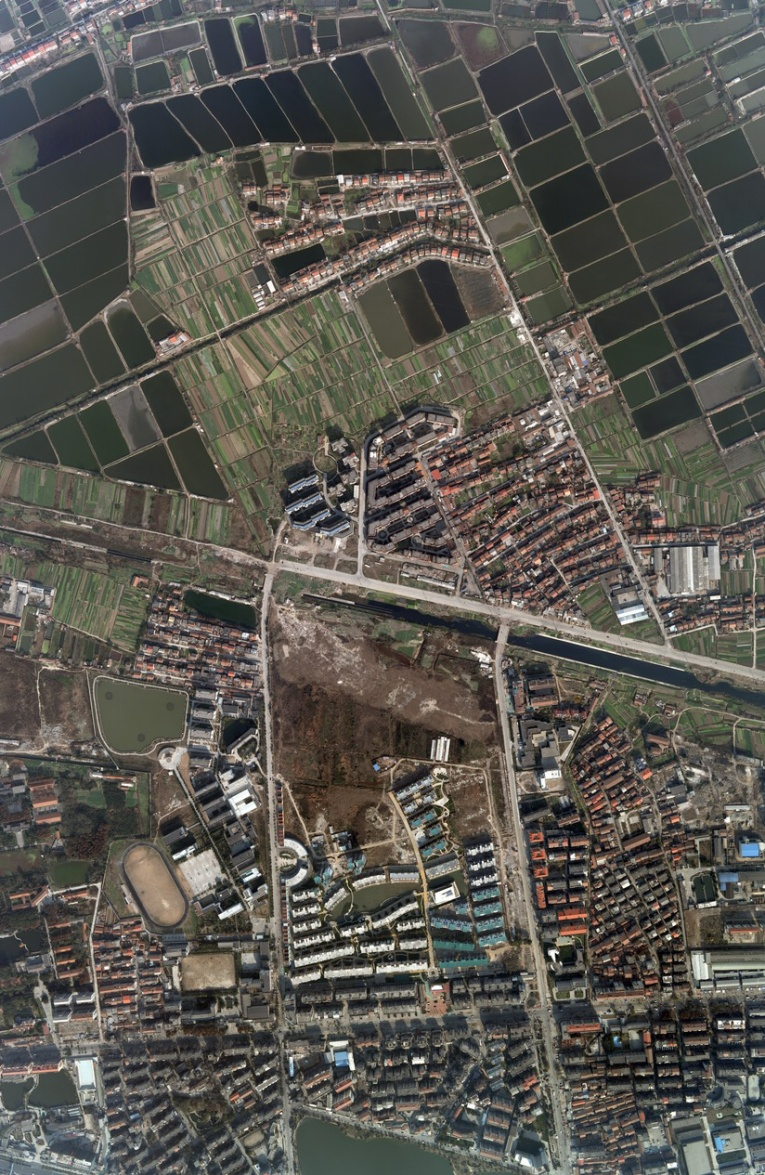
//> input picture pic3.jpg, 765 x 1175 px
$ ./matching pic3.jpg pic4.jpg   (built with g++ and OpenCV 4)
//> lines starting //> are read from the running program, lines starting //| are printed output that depends on the picture
// ============================================================================
//  摄影测量学（数字部分）编程题 1
//  相关系数匹配 + 最小二乘匹配（LSM）精化
//
//  编译（Release x64，可直接运行文件夹里的 build.bat，等价的命令是）：
//      cl /O2 /MT /EHsc /I "C:\opencv\04_opencv_4100\opencv\build\include" ^
//         matching.cpp /Fe:Matching.exe ^
//         /link /LIBPATH:"C:\opencv\04_opencv_4100\opencv\build\x64\vc16\lib" ^
//         opencv_world4100.lib
//
//  注意：exe 运行时需要同文件夹里的 opencv_world4100.dll，
//  提交时把 exe 和这个 dll 放在一起即可。
//
//  用法（三种都行）：
//      1) 双击 Matching.exe，按提示输入影像路径和参数，回车表示用默认值
//      2) 把左、右两张影像一起拖到 Matching.exe 图标上
//      3) 命令行：Matching.exe 左影像 右影像
//
//  输出：tiepoints.csv（同名点坐标）  result.bmp（匹配结果图）
// ============================================================================

#include <iostream>
#include <fstream>
#include <iomanip>
#include <vector>
#include <string>
#include <cmath>
#include <cstdlib>
#include <algorithm>
#include <cstdio>
using namespace std;

// OpenCV 只用来做一件事：把 bmp / jpg / png 文件读成灰度图（imread）。
// png、jpg 是压缩格式，必须解码才能拿到像素；金字塔、相关系数、
// 最小二乘、画结果图这些算法全部用下面的代码自己实现。
#include <opencv2/opencv.hpp>

// ============================================================================
//  一、数据结构
// ============================================================================

// 灰度影像：宽 w、高 h，像素按行存放，pix[y*w + x] 就是 (x,y) 处的灰度
struct GrayImage
{
    int w;
    int h;
    vector<unsigned char> pix;

    GrayImage() { w = 0; h = 0; }

    // 取 (x,y) 处的灰度
    unsigned char at(int x, int y) const { return pix[y * w + x]; }
};

// 彩色影像，只用来画结果图（每个像素 3 个字节：R、G、B）
struct RgbImage
{
    int w;
    int h;
    vector<unsigned char> pix;

    RgbImage() { w = 0; h = 0; }

    void set(int x, int y, unsigned char r, unsigned char g, unsigned char b)
    {
        if (x < 0 || y < 0 || x >= w || y >= h) return;   // 越界就不画
        int i = (y * w + x) * 3;
        pix[i] = r; pix[i + 1] = g; pix[i + 2] = b;
    }
};

// 一个同名点
struct TiePoint
{
    double xl, yl;        // 左影像坐标（格网点）
    double xr, yr;        // 右影像坐标（相关系数匹配的结果，整像素）
    double ncc0;          // 相关系数

    double xrL, yrL;      // 最小二乘精化后的右影像坐标（亚像素）
    double nccL;          // 精化后重新算的相关系数
    int    iter;          // 迭代次数
    bool   lsmOk;         // 精化是否成功

    bool   keep;          // 是否通过粗差检查

    TiePoint()
    {
        xl = yl = xr = yr = ncc0 = 0;
        xrL = yrL = nccL = 0;
        iter = 0;
        lsmOk = false;
        keep = true;
    }
};

// 最小二乘匹配的结果
struct LsmResult
{
    double a[3];          // 几何变形参数：x' = a0 + a1*u + a2*v
    double b[3];          //                 y' = b0 + b1*u + b2*v
    double h0, h1;        // 辐射变形参数：g = h0 + h1*(f - f均值)
    double xr, yr;        // 同名点坐标（u=v=0 时的 x'、y'）
    double ncc;           // 精化后的相关系数
    int    iter;          // 实际迭代次数
    bool   ok;            // 是否成功

    // [8 lines left out: function LsmResult, not called in this run]
};

// 粗定位的结果：整体位移（右影像相对左影像平移了多少像素）
struct ShiftResult
{
    int dx, dy;
    double ncc;

    ShiftResult() { dx = 0; dy = 0; ncc = -2.0; }
};

// ============================================================================
//  二、读图 / 存图
// ============================================================================

// 读入一张影像（bmp / jpg / png 都行），转成 8 位灰度。
// 压缩格式的解码交给 OpenCV 的 imread（第二个参数 IMREAD_GRAYSCALE
// 表示读进来直接转灰度），像素拷到我们自己的数组里，后面的算法
// 全部用自己的代码实现。
bool readImage(const char* filename, GrayImage& img)
{
    cv::Mat m = cv::imread(filename, cv::IMREAD_GRAYSCALE);
    if (m.empty()) return false;                  // 文件不存在或格式不支持

    img.w = m.cols;
    img.h = m.rows;
    img.pix.resize(img.w * img.h);
    for (int y = 0; y < img.h; ++y)
        for (int x = 0; x < img.w; ++x)
            img.pix[y * img.w + x] = m.at<unsigned char>(y, x);
    return true;
}

// ---- 存 24 位 BMP（结果图用）----
// BMP 格式没有压缩，文件里就是一行行的像素，写起来最简单，
// 任何看图软件都能打开。文件开头是两个头，照着 BMP 格式说明写：

// 文件头（14 字节）：文件类型、大小、像素数据从第几字节开始
#pragma pack(push, 1)                             // 这两个头必须一个字节都不多
struct BmpFileHead
{
    unsigned short type;      // "BM" 两个字符
    unsigned int   size;      // 整个文件的字节数
    unsigned short r1, r2;    // 保留位，填 0
    unsigned int   offset;    // 像素数据离文件开头的字节数（14 + 40 = 54）
};

// 信息头（40 字节）：图像的宽、高、每个像素几个比特等
struct BmpInfoHead
{
    unsigned int   size;      // 本头的字节数（40）
    int            width;     // 图像宽（像素）
    int            height;    // 图像高（正数表示像素自下而上存放）
    unsigned short planes;    // 固定填 1
    unsigned short bits;      // 每像素比特数，这里用 24（真彩色）
    unsigned int   comp;      // 压缩方式，0 表示不压缩
    unsigned int   imgSize;   // 像素数据的字节数
    int            xppm, yppm;       // 分辨率，随便填
    unsigned int   clrUsed, clrImp;  // 调色板，24 位图用不到，填 0
};
#pragma pack(pop)

bool saveBmp(const char* filename, const RgbImage& img)
{
    if (img.w <= 0 || img.h <= 0) return false;

    int rowBytes = (img.w * 3 + 3) / 4 * 4;       // 每行字节数按 4 对齐
    int dataSize = rowBytes * img.h;

    BmpFileHead fh;                               // 文件头
    fh.type = 0x4D42;                             // 0x42='B'，0x4D='M'
    fh.size = 54 + dataSize;
    fh.r1 = 0; fh.r2 = 0;
    fh.offset = 54;

    BmpInfoHead ih;                               // 信息头
    ih.size = 40;
    ih.width = img.w;
    ih.height = img.h;
    ih.planes = 1;
    ih.bits = 24;
    ih.comp = 0;
    ih.imgSize = dataSize;
    ih.xppm = 0; ih.yppm = 0;
    ih.clrUsed = 0; ih.clrImp = 0;

    ofstream out(filename, ios::binary);
    if (!out) return false;

    out.write((char*)&fh, sizeof(fh));
    out.write((char*)&ih, sizeof(ih));

    vector<unsigned char> row(rowBytes, 0);
    for (int y = img.h - 1; y >= 0; --y) {        // BMP 从最后一行开始存
        for (int x = 0; x < img.w; ++x) {
            int i = (y * img.w + x) * 3;
            row[x * 3 + 0] = img.pix[i + 2];      // BMP 里是 B、G、R 的顺序
            row[x * 3 + 1] = img.pix[i + 1];
            row[x * 3 + 2] = img.pix[i + 0];
        }
        out.write((char*)row.data(), rowBytes);
    }
    return true;
}

// ============================================================================
//  三、找整体位移（粗定位）
// ============================================================================
// 两张立体影像一般整体错开了几十到几百个像素（本实验的矿区像对约 400 像素），
// 如果每个点都在 ±400 像素的范围内搜索，太慢了。所以先做一次粗定位：
//   把两张图都缩小 4 倍，在缩小图上把右影像上下左右滑动，每滑到一个位置
//   就把两张图重叠区域的相关系数算一遍，相关系数最大的位置就是整体位移。

// 缩小：把 factor x factor 的方块平均成 1 个像素
GrayImage shrink(const GrayImage& im, int factor)
{
    GrayImage d;
    d.w = im.w / factor;
    d.h = im.h / factor;
    d.pix.assign(d.w * d.h, 0);

    for (int y = 0; y < d.h; ++y) {
        for (int x = 0; x < d.w; ++x) {
            int sum = 0;
            for (int v = 0; v < factor; ++v)
                for (int u = 0; u < factor; ++u)
                    sum += im.at(x * factor + u, y * factor + v);
            d.pix[y * d.w + x] = (unsigned char)(sum / (factor * factor));
        }
    }
    return d;
}

// 整幅影像重叠区域的相关系数（粗定位时用来比较"平移多少像素"最合适）。
// 两张图错开 (dx,dy) 后重叠的部分求相关系数；sampleStep 是抽样间隔，
// 隔几个像素取一个，省时间。
double globalNcc(const GrayImage& A, const GrayImage& B, int dx, int dy,
                 int sampleStep, int& count)
{
    // B 相对 A 平移 (dx,dy) 以后，两者重叠的范围
    int x0 = 0, y0 = 0, x1 = A.w, y1 = A.h;
    if (-dx > x0) x0 = -dx;
    if (-dy > y0) y0 = -dy;
    if (B.w - dx < x1) x1 = B.w - dx;
    if (B.h - dy < y1) y1 = B.h - dy;

    double sf = 0, sg = 0, sff = 0, sgg = 0, sfg = 0;
    int n = 0;

    for (int y = y0; y < y1; y += sampleStep) {
        for (int x = x0; x < x1; x += sampleStep) {
            double f = A.at(x, y);
            double g = B.at(x + dx, y + dy);
            sf += f;   sg += g;
            sff += f * f;
            sgg += g * g;
            sfg += f * g;
            ++n;
        }
    }

    count = n;
    if (n < 200) return -2.0;                     // 重叠太少，结果不可信

    double num = sfg - sf * sg / n;               // Σ(f-f均值)(g-g均值)
    double d1  = sff - sf * sf / n;               // Σ(f-f均值)^2
    double d2  = sgg - sg * sg / n;               // Σ(g-g均值)^2
    if (d1 < 1e-6 || d2 < 1e-6) return -2.0;

    return num / sqrt(d1 * d2);
}

// 在 ±radX、±radY 的范围内穷举整数位移，找相关系数最大的那个
ShiftResult searchShift(const GrayImage& A, const GrayImage& B,
                        int radX, int radY, int sampleStep)
{
    ShiftResult best;

    for (int dy = -radY; dy <= radY; ++dy) {
        for (int dx = -radX; dx <= radX; ++dx) {
            int cnt = 0;
            double c = globalNcc(A, B, dx, dy, sampleStep, cnt);
            if (c > best.ncc) {
                best.ncc = c;
                best.dx = dx;
                best.dy = dy;
            }
        }
    }
    return best;
}

// ============================================================================
//  四、相关系数匹配（逐点搜索）
// ============================================================================

// 计算左影像以 (lx,ly) 为中心、右影像以 (cx,cy) 为中心的两个窗口的相关系数。
// 窗口里几乎没有灰度变化（纯色）时没有信息，返回 -2 表示无效。
double zncc(const GrayImage& F, int lx, int ly, int r,
            const GrayImage& G, int cx, int cy)
{
    // 右影像窗口越界就直接判无效
    if (cx - r < 0 || cy - r < 0 || cx + r >= G.w || cy + r >= G.h) return -2.0;

    double sf = 0, sg = 0;                        // Σf、Σg
    double sff = 0, sgg = 0, sfg = 0;             // Σf^2、Σg^2、Σfg
    int n = 0;

    for (int v = -r; v <= r; ++v) {
        for (int u = -r; u <= r; ++u) {
            double f = F.at(lx + u, ly + v);
            double g = G.at(cx + u, cy + v);
            sf += f;   sg += g;
            sff += f * f;
            sgg += g * g;
            sfg += f * g;
            ++n;
        }
    }

    double num = sfg - sf * sg / n;               // Σ(f-f均值)(g-g均值)
    double d1  = sff - sf * sf / n;               // Σ(f-f均值)^2
    double d2  = sgg - sg * sg / n;               // Σ(g-g均值)^2
    if (d1 < 1e-6 || d2 < 1e-6) return -2.0;      // 纯色窗口，没有纹理

    return num / sqrt(d1 * d2);
}

// 在右影像里，以预测位置 (px,py) 为中心、半径 sr 的方框内搜索左点 (lx,ly) 的同名点。
// 相关系数只在整像素位置上一个个算，峰值所在的像素就是匹配结果；
// 更精确的亚像素位置交给第五节的最小二乘精化去求。
bool matchByNcc(const GrayImage& F, const GrayImage& G,
                int lx, int ly, int r, int sr,
                int px, int py, double thresh,
                double& outX, double& outY, double& outNcc)
{
    double best = -2.0;
    int bx = 0, by = 0;

    for (int j = -sr; j <= sr; ++j) {
        for (int i = -sr; i <= sr; ++i) {
            double c = zncc(F, lx, ly, r, G, px + i, py + j);
            if (c > best) {
                best = c;
                bx = px + i;
                by = py + j;
            }
        }
    }

    if (best < thresh) return false;              // 相关系数不够，认为没匹配上
    // 峰值落在搜索范围的最边上，说明真正的峰可能在范围之外，不可信
    if (bx == px - sr || bx == px + sr || by == py - sr || by == py + sr)
        return false;

    outX = bx;
    outY = by;
    outNcc = best;
    return true;
}

// ============================================================================
//  五、最小二乘匹配（LSM）
// ============================================================================
//
// 模型（在一个窗口内）：
//   几何变形  x' = a0 + a1*u + a2*v      u、v 是模板窗口内的局部坐标
//             y' = b0 + b1*u + b2*v      （以格网点为原点）
//   辐射变形  g(x',y') = h0 + h1·(f(u,v) - f均值)
//
// 误差方程  v = h0 + h1·fc - g(x',y')     fc = f - f均值
// 未知数    6 个几何参数 a0,a1,a2,b0,b1,b2，加 2 个辐射参数 h0、h1
// 按 Σv^2 = min 组成法方程，解出改正数 Δ，更新参数后重复迭代。
//
// 每一轮迭代（和理论课的流程一一对应）：
//   ① 几何变形改正：用当前几何参数把窗口里的 (u,v) 映射到右影像 (x',y')
//   ② 重采样：按 (x',y') 从右影像取灰度 g（双三次卷积内插）
//   ③ 辐射畸变改正：解出辐射参数 h0、h1（它们有现成公式，不用迭代）
//   ④ 计算是否需要迭代：看本轮的改正数是不是已经足够小
//   ⑤ 求解变形参数改正值：组法方程，解 6 个几何参数的改正数
//   ⑥ 计算变形参数：把改正数加到参数上
//   ⑦ 循环结束后：u = v = 0 对应的 (x', y') = (a0, b0) 就是最佳匹配点位
//
// 求偏导（gx、gy 是右影像在 (x',y') 处的灰度梯度）：
//   dv/da0 = -gx    dv/da1 = -u·gx    dv/da2 = -v·gx
//   dv/db0 = -gy    dv/db1 = -u·gy    dv/db2 = -v·gy

// ---- 双三次卷积重采样 ----
// 双线性内插只用周围 4 个像素，插值面在像素边界上是折面，导数不连续，
// 最小二乘迭代到边界附近会来回摆动、收敛很慢（试过：一半的点 30 次都
// 收敛不了）。双三次卷积用周围 4x4 = 16 个像素按距离加权，插值面光滑、
// 导数连续，迭代 5~8 次就收敛。权函数（Keys 核，a = -0.5）：
//      |t| <= 1  :  W = 1.5|t|^3 - 2.5|t|^2 + 1
//      1 < |t| < 2:  W = -0.5|t|^3 + 2.5|t|^2 - 4|t| + 2
// 下面对小数部分 t 求 4 个权 w[0..3]（对应 ix-1、ix、ix+1、ix+2 四个点），
// 同时给出权函数的导数 dw，用来算插值面在该点的梯度。
// [219 lines left out: functions cubicWeights, resample, solveLinear, lsmRefine, not called in this run]

// ============================================================================
//  六、结果图
// ============================================================================

// 画线（简单的 DDA，步长按 x、y 里变化大的那个算）
void drawLine(RgbImage& im, int x1, int y1, int x2, int y2,
              unsigned char r, unsigned char g, unsigned char b)
{
    int dx = x2 - x1;
    int dy = y2 - y1;
    if (dx < 0) dx = -dx;
    if (dy < 0) dy = -dy;
    int n = dx > dy ? dx : dy;

    if (n == 0) { im.set(x1, y1, r, g, b); return; }

    for (int i = 0; i <= n; ++i) {
        double t = (double)i / n;
        int x = (int)(x1 + (x2 - x1) * t + 0.5);
        int y = (int)(y1 + (y2 - y1) * t + 0.5);
        im.set(x, y, r, g, b);
    }
}

// 画空心圆
void drawCircle(RgbImage& im, int cx, int cy, int radius,
                unsigned char r, unsigned char g, unsigned char b)
{
    for (int y = cy - radius; y <= cy + radius; ++y) {
        for (int x = cx - radius; x <= cx + radius; ++x) {
            double d = sqrt((double)(x - cx) * (x - cx) + (double)(y - cy) * (y - cy));
            if (d <= radius && d >= radius - 1.2) im.set(x, y, r, g, b);
        }
    }
}

// 画十字
void drawCross(RgbImage& im, int cx, int cy, int len,
               unsigned char r, unsigned char g, unsigned char b)
{
    for (int i = -len; i <= len; ++i) {
        im.set(cx + i, cy, r, g, b);
        im.set(cx, cy + i, r, g, b);
    }
}

// 把左右影像左右拼在一起，画上同名点（红圈 + 黄色十字）和连线（绿线）
void drawResult(const GrayImage& L, const GrayImage& R,
                const vector<TiePoint>& pts, const char* filename)
{
    int gap = 12;                                 // 两幅图之间的间隔
    int H = L.h > R.h ? L.h : R.h;

    RgbImage im;
    im.w = L.w + gap + R.w;
    im.h = H;
    im.pix.assign(im.w * im.h * 3, 30);           // 先涂成深灰底色

    // 把灰度影像贴上去
    for (int y = 0; y < L.h; ++y)
        for (int x = 0; x < L.w; ++x) {
            unsigned char v = L.at(x, y);
            im.set(x, y, v, v, v);
        }
    for (int y = 0; y < R.h; ++y)
        for (int x = 0; x < R.w; ++x) {
            unsigned char v = R.at(x, y);
            im.set(L.w + gap + x, y, v, v, v);
        }

    // 画同名点和连线
    for (size_t i = 0; i < pts.size(); ++i) {
        const TiePoint& p = pts[i];
        if (!p.keep) continue;

        int xl = (int)(p.xl + 0.5);
        int yl = (int)(p.yl + 0.5);
        double rx = p.lsmOk ? p.xrL : p.xr;       // 有精化结果就用精化的
        double ry = p.lsmOk ? p.yrL : p.yr;
        int xr = (int)(rx + 0.5);
        int yr = (int)(ry + 0.5);

        drawLine(im, xl, yl, L.w + gap + xr, yr, 0, 220, 0);       // 绿线
        drawCircle(im, xl, yl, 7, 255, 60, 60);                    // 左图红圈
        drawCircle(im, L.w + gap + xr, yr, 7, 255, 60, 60);        // 右图红圈
        drawCross(im, xl, yl, 3, 255, 255, 0);                     // 黄色十字
        drawCross(im, L.w + gap + xr, yr, 3, 255, 255, 0);
    }

    saveBmp(filename, im);
}

// ============================================================================
//  七、主程序
// ============================================================================

// 提示并读入一个数，直接回车就用默认值
double askNumber(const char* prompt, double def, double lo, double hi)
{
    cout << prompt << " [默认 " << def << "]: ";
    string s;
    getline(cin, s);
    if (s.empty()) return def;

    double v = atof(s.c_str());
    if (v >= lo && v <= hi) return v;

    cout << "  输入不合法，已使用默认值 " << def << endl;
    return def;
}

// 提示并读入一个路径，去掉首尾空格和引号（从资源管理器"复制路径"会带引号）
// [12 lines left out: function askPath, not called in this run]

int main(int argc, char* argv[])
{
    cout << "   相关系数匹配 + 最小二乘匹配（摄影测量学 编程题 1）" << endl;

    // argc 是命令行参数的个数，argv 是这些参数。
    // 把两张影像拖到 exe 图标上时，系统会自动把两个路径变成 argv[1]、argv[2]。
    string leftPath, rightPath;
    if (argc >= 3) {
        leftPath = argv[1];
        rightPath = argv[2];
        cout << "左影像：" << leftPath << endl;
        cout << "右影像：" << rightPath << endl;
    } else {
        leftPath = askPath("请输入【左】影像的路径（可以直接把文件拖进窗口）：");
        rightPath = askPath("请输入【右】影像的路径：");
    }
    if (leftPath.empty() || rightPath.empty()) {
        cout << "没有输入影像路径，程序结束。" << endl;
        return 1;
    }

    // ---------- 匹配参数 ----------
    cout << endl << "-------- 匹配参数（直接回车用默认值）--------" << endl;
    int r         = (int)askNumber("模板窗口半径 r（窗口大小 = 2r+1）", 11, 3, 40);
//> the answer given: pic4.jpg
    int searchR   = (int)askNumber("搜索半径（在预测位置附近 ±多少个像素）", 25, 2, 100);
//> the answer given: pic4.jpg
    int gridStep  = (int)askNumber("格网点间距（像素）", 60, 10, 400);
//> the answer given: pic4.jpg
    double thresh = askNumber("相关系数阈值（低于该值视为匹配失败）", 0.80, 0.0, 1.0);
//> the answer given: pic4.jpg
    int doLsm     = (int)askNumber("是否做最小二乘精化（1 = 做，0 = 不做）", 1, 0, 1);
//> the answer given: pic4.jpg
    int maxIter   = (int)askNumber("最小二乘最大迭代次数", 20, 1, 30);
//> the answer given: pic4.jpg

    cout << fixed << setprecision(3);             // 后面输出小数统一保留 3 位

    clock_t t0 = clock();

    // ---------- 1. 读影像 ----------
    GrayImage L, R;
    if (!readImage(leftPath.c_str(), L)) {
        cout << "左影像读取失败，请检查路径是否正确。" << endl;
        return 1;
    }
//> in readImage, `cv::Mat m = cv::imread(filename, cv::IMREAD_GRAYSCALE);`:
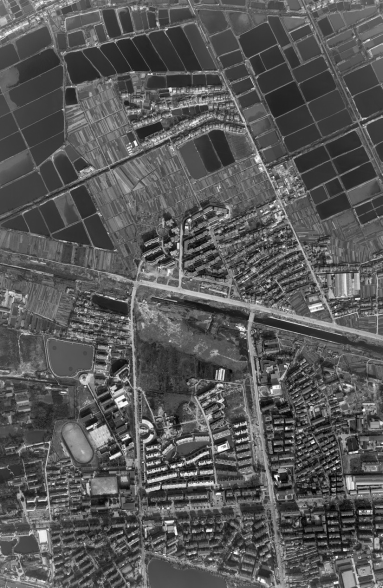
//> m: 1175 rows x 765 cols, CV_8UC1 (shown at 1/2 size); min 0, max 255, mean 87.3
//> after the loop in readImage, `for (int y = 0; y < img.h; ++y)`: img.pix = 898875 items
    if (!readImage(rightPath.c_str(), R)) {
        cout << "右影像读取失败，请检查路径是否正确。" << endl;
        return 1;
    }
//> call 2 of readImage, with filename = "pic4.jpg"
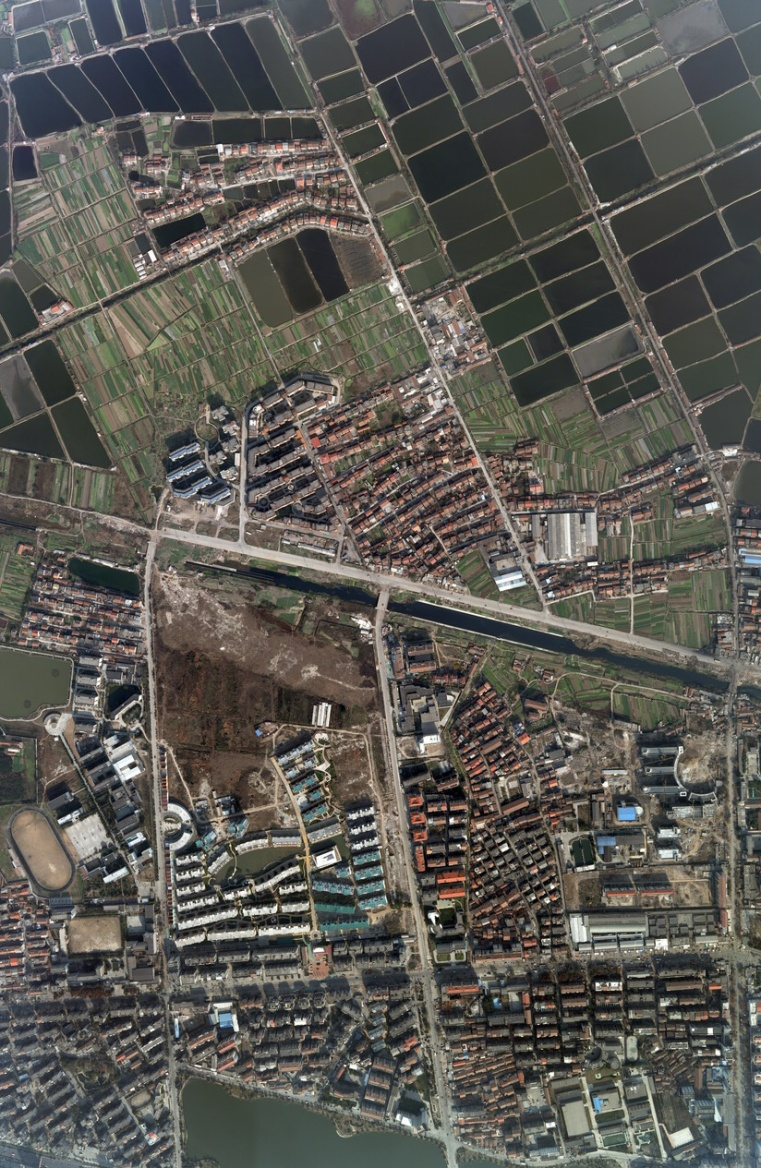
//> input picture pic4.jpg, 761 x 1168 px
//> (the rest of the program and of its run is left out)
